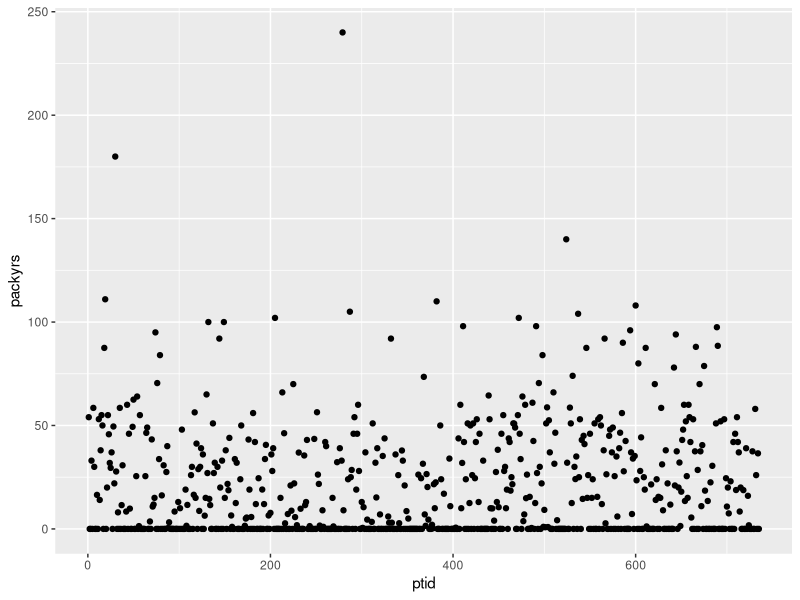

Source code (R):
## ---- chunk 1
library(ggplot2)
## ---- chunk 2
mri <- read.table("data/mri.txt",header=TRUE) 
#str(mri)
## ---- chunk 3
library(dplyr)
mri%>%group_by(ptid) %>% summarise(count=n()) %>% arrange(desc(count)) %>% tail()
#mri%>%group_by(ptid) %>% summarise(count=n()) %>% arrange(desc(count))
## ---- chunk 4
mri%>%filter(is.na(packyrs))
## ---- chunk 5
mri%>% group_by(death)%>%summarise(groups=n()) %>% View()
## ---- chunk 6
mri%>% ggplot() + geom_point(aes(ptid,packyrs))
## ---- chunk 7
mri%>% filter(!is.na(packyrs) & (packyrs > 25 ))  %>% tally()

mri%>% filter(!is.na(packyrs) & (packyrs > 25  )) %>% 
  summarise(meanag=mean(age),minag=min(age),maxag=max(age),stdage=sd(age),meanwt=mean(weight),minwt=min(weight),maxwt=max(weight),stdwt=sd(weight))

mri%>% filter(!is.na(packyrs) & (packyrs > 25  )) %>% group_by(male)  %>% summarise(mg=n())

mri%>% filter(!is.na(packyrs) & (packyrs >  25  )) %>% group_by(stroke)  %>% summarise(ms=n())

mri%>% filter(!is.na(packyrs) & (packyrs >  25 )) %>% group_by(chf)  %>% summarise(mchf=n())

mri%>% filter(!is.na(packyrs) & (packyrs >  25  )) %>% group_by(chd)  %>% summarise(mchd=n())

mri%>% filter(!is.na(packyrs) & (packyrs >  25 )) %>% group_by(death)  %>% summarise(mcdt=n())


## ---- chunk 8
mri%>% filter(!is.na(packyrs) & (packyrs ==0 )) %>% group_by(death) %>% summarise(count= n()) 

# Death by 5(0) - get the average pack years
# Alive by 5(1) - get the average pack years

# *Groups - 0 (thru the study) 1(not thru the study) 
t.test(mri[!is.na(mri$packyrs)  & (mri$death ==1),]$packyrs,mri[!is.na(mri$packyrs) &  (mri$death ==0),]$packyrs)
var.test(mri[!is.na(mri$packyrs)  & (mri$death ==1),]$packyrs,mri[!is.na(mri$packyrs)  & (mri$death ==0),]$packyrs,ratio=1,alternative = "two.sided",conf.level = 0.95)

#data:  mri[!is.na(mri$packyrs) & (mri$death == 1), ]$packyrs and mri[!is.na(mri$packyrs) & #(mri$death == 0), ]$packyrs
#t = 2.8715, df = 160.2, p-value = 0.004639
#alternative hypothesis: true difference in means is not equal to 0
#95 percent confidence interval:
#  2.898333 15.666566
#sample estimates:
#mean of x mean of y 
# 27.21361  17.93116  
 
## ---- chunk 9
#Non smokers , and Smokers

mri%>% filter(!is.na(packyrs) & (packyrs >0) & (death == 1 ))  %>% summarize(obscount=n())
#  obscount
#1       83
mri%>% filter(!is.na(packyrs) & (packyrs >0) & (death == 0 ))  %>% summarize(obscount=n())
#  obscount
#1      330

mri%>% filter(!is.na(packyrs) & (packyrs ==0) & (death == 1 ))  %>% summarize(obscount=n())
#  obscount
#1       49
mri%>% filter(!is.na(packyrs) & (packyrs ==0) & (death == 0 ))  %>% summarize(obscount=n())
#  obscount
#1      272
## ---- chunk 10
x <- matrix(c(83, 330, 49, 272), ncol = 2)
p <- c(0.25,0.25,0.25,0.25)
chisq.test(x,p)

#	Pearson's Chi-squared test with Yates' continuity correction

#data:  x
#X-squared = 2.541, df = 1, p-value = 0.1109
## ---- chunk 11

Input =("
 Behavior     ObsDie  Other
 Smoker    83     330
 Non-smoker   49     272
")

Seven = as.matrix(read.table(textConnection(Input),
                   header=TRUE, 
                   row.names=1))

Seven

fisher.test(Seven,
            alternative="two.sided")
